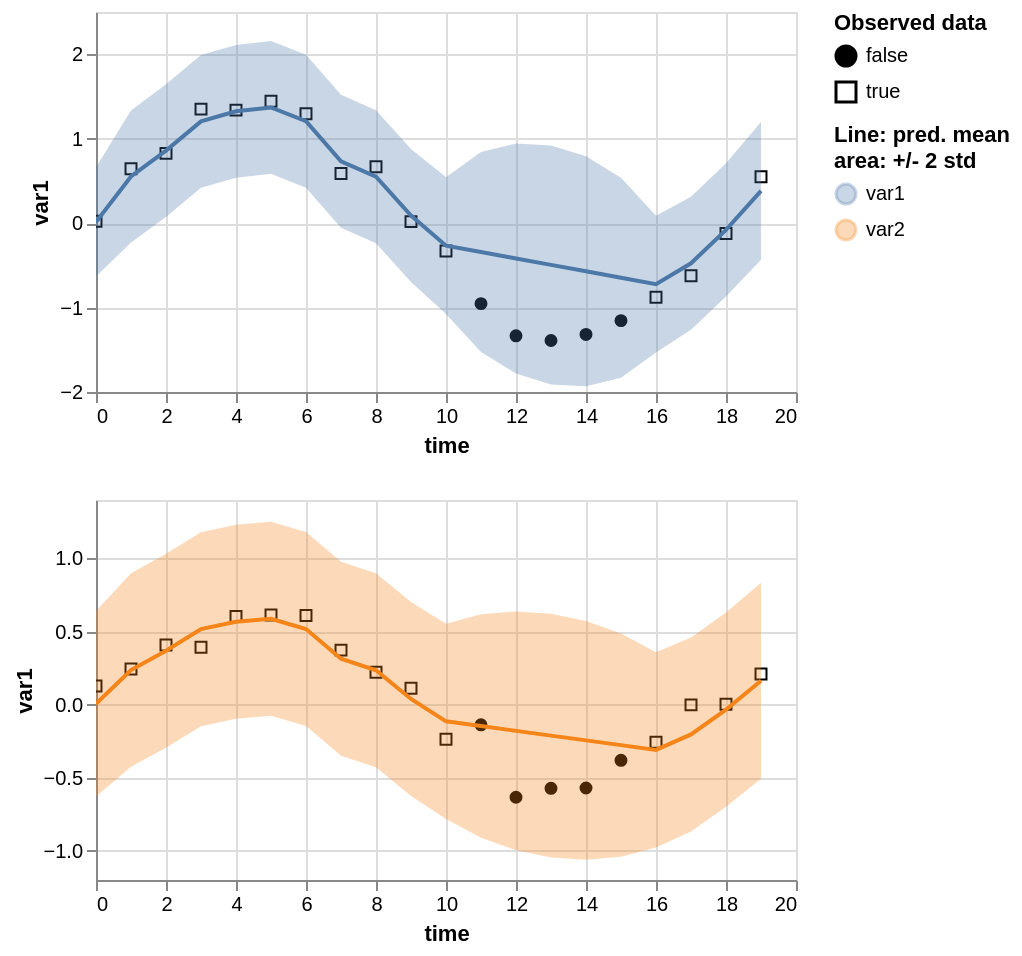

The Vega-Lite source for this figure:
### Vega-Lite specification from a JSON file in a GitHub repository (floating-point values rounded to 4 significant figures)
{"$schema": "https://vega.github.io/schema/vega-lite/v5.2.0.json", "config": {"view": {"continuousHeight": 300, "continuousWidth": 400}}, "datasets": {"data-48b700245a045a6c362f2d606ef0e6f8": [{"err_high": 0.641, "err_low": -0.6292, "is_present": true, "mean": 0.005881, "std": 0.3176, "time": 0, "value": 0.1272, "variable": "var2"}, {"err_high": 0.8988, "err_low": -0.4257, "is_present": true, "mean": 0.2365, "std": 0.3311, "time": 1, "value": 0.2443, "variable": "var2"}, {"err_high": 1.032, "err_low": -0.2954, "is_present": true, "mean": 0.3681, "std": 0.3317, "time": 2, "value": 0.4077, "variable": "var2"}, {"err_high": 1.18, "err_low": -0.1472, "is_present": true, "mean": 0.5163, "std": 0.3318, "time": 3, "value": 0.393, "variable": "var2"}, {"err_high": 1.231, "err_low": -0.09619, "is_present": true, "mean": 0.5673, "std": 0.3318, "time": 4, "value": 0.6035, "variable": "var2"}, {"err_high": 1.251, "err_low": -0.07641, "is_present": true, "mean": 0.5871, "std": 0.3318, "time": 5, "value": 0.6132, "variable": "var2"}, {"err_high": 1.181, "err_low": -0.1463, "is_present": true, "mean": 0.5172, "std": 0.3318, "time": 6, "value": 0.6092, "variable": "var2"}, {"err_high": 0.9774, "err_low": -0.3496, "is_present": true, "mean": 0.3139, "std": 0.3318, "time": 7, "value": 0.3727, "variable": "var2"}, {"err_high": 0.8987, "err_low": -0.4283, "is_present": true, "mean": 0.2352, "std": 0.3318, "time": 8, "value": 0.2219, "variable": "var2"}, {"err_high": 0.7024, "err_low": -0.625, "is_present": true, "mean": 0.03871, "std": 0.3319, "time": 9, "value": 0.1119, "variable": "var2"}, {"err_high": 0.554, "err_low": -0.7829, "is_present": true, "mean": -0.1144, "std": 0.3342, "time": 10, "value": -0.2372, "variable": "var2"}, {"err_high": 0.6174, "err_low": -0.9114, "is_present": false, "mean": -0.147, "std": 0.3822, "time": 11, "value": -0.1382, "variable": "var2"}, {"err_high": 0.6371, "err_low": -0.9962, "is_present": false, "mean": -0.1796, "std": 0.4083, "time": 12, "value": -0.6338, "variable": "var2"}, {"err_high": 0.6212, "err_low": -1.045, "is_present": false, "mean": -0.2121, "std": 0.4167, "time": 13, "value": -0.5726, "variable": "var2"}, {"err_high": 0.572, "err_low": -1.061, "is_present": false, "mean": -0.2447, "std": 0.4083, "time": 14, "value": -0.5707, "variable": "var2"}, {"err_high": 0.4872, "err_low": -1.042, "is_present": false, "mean": -0.2772, "std": 0.3822, "time": 15, "value": -0.381, "variable": "var2"}, {"err_high": 0.3586, "err_low": -0.9782, "is_present": true, "mean": -0.3098, "std": 0.3342, "time": 16, "value": -0.2576, "variable": "var2"}, {"err_high": 0.4598, "err_low": -0.8677, "is_present": true, "mean": -0.204, "std": 0.3319, "time": 17, "value": -0.001904, "variable": "var2"}, {"err_high": 0.6295, "err_low": -0.6981, "is_present": true, "mean": -0.0343, "std": 0.3319, "time": 18, "value": 0.002597, "variable": "var2"}, {"err_high": 0.8332, "err_low": -0.5067, "is_present": true, "mean": 0.1632, "std": 0.335, "time": 19, "value": 0.21, "variable": "var2"}], "data-98c0c474db0967964b1955b0404e15d5": [{"err_high": 0.6605, "err_low": -0.633, "is_present": true, "mean": 0.01372, "std": 0.3234, "time": 0, "value": 0.02184, "variable": "var1"}, {"err_high": 1.333, "err_low": -0.229, "is_present": true, "mean": 0.5519, "std": 0.3905, "time": 1, "value": 0.643, "variable": "var1"}, {"err_high": 1.645, "err_low": 0.0723, "is_present": true, "mean": 0.8589, "std": 0.3933, "time": 2, "value": 0.826, "variable": "var1"}, {"err_high": 1.991, "err_low": 0.4178, "is_present": true, "mean": 1.205, "std": 0.3934, "time": 3, "value": 1.35, "variable": "var1"}, {"err_high": 2.111, "err_low": 0.5369, "is_present": true, "mean": 1.324, "std": 0.3934, "time": 4, "value": 1.338, "variable": "var1"}, {"err_high": 2.157, "err_low": 0.5831, "is_present": true, "mean": 1.37, "std": 0.3934, "time": 5, "value": 1.444, "variable": "var1"}, {"err_high": 1.994, "err_low": 0.42, "is_present": true, "mean": 1.207, "std": 0.3934, "time": 6, "value": 1.294, "variable": "var1"}, {"err_high": 1.519, "err_low": -0.05442, "is_present": true, "mean": 0.7324, "std": 0.3934, "time": 7, "value": 0.5885, "variable": "var1"}, {"err_high": 1.336, "err_low": -0.2381, "is_present": true, "mean": 0.5487, "std": 0.3934, "time": 8, "value": 0.6666, "variable": "var1"}, {"err_high": 0.8782, "err_low": -0.6975, "is_present": true, "mean": 0.09032, "std": 0.3939, "time": 9, "value": 0.0177, "variable": "var1"}, {"err_high": 0.5422, "err_low": -1.076, "is_present": true, "mean": -0.267, "std": 0.4046, "time": 10, "value": -0.3292, "variable": "var1"}, {"err_high": 0.8418, "err_low": -1.528, "is_present": false, "mean": -0.343, "std": 0.5924, "time": 11, "value": -0.9537, "variable": "var1"}, {"err_high": 0.9423, "err_low": -1.78, "is_present": false, "mean": -0.419, "std": 0.6807, "time": 12, "value": -1.334, "variable": "var1"}, {"err_high": 0.9203, "err_low": -1.91, "is_present": false, "mean": -0.4949, "std": 0.7076, "time": 13, "value": -1.39, "variable": "var1"}, {"err_high": 0.7904, "err_low": -1.932, "is_present": false, "mean": -0.5709, "std": 0.6807, "time": 14, "value": -1.318, "variable": "var1"}, {"err_high": 0.5379, "err_low": -1.832, "is_present": false, "mean": -0.6469, "std": 0.5924, "time": 15, "value": -1.155, "variable": "var1"}, {"err_high": 0.08634, "err_low": -1.532, "is_present": true, "mean": -0.7229, "std": 0.4046, "time": 16, "value": -0.877, "variable": "var1"}, {"err_high": 0.3119, "err_low": -1.264, "is_present": true, "mean": -0.476, "std": 0.394, "time": 17, "value": -0.6234, "variable": "var1"}, {"err_high": 0.7082, "err_low": -0.8683, "is_present": true, "mean": -0.08004, "std": 0.3941, "time": 18, "value": -0.1224, "variable": "var1"}, {"err_high": 1.197, "err_low": -0.4351, "is_present": true, "mean": 0.3809, "std": 0.408, "time": 19, "value": 0.549, "variable": "var1"}]}, "params": [{"bind": "scales", "name": "param_17", "select": {"encodings": ["x"], "type": "interval"}, "views": ["view_7", "view_8"]}], "vconcat": [{"data": {"name": "data-98c0c474db0967964b1955b0404e15d5"}, "hconcat": [{"height": 190, "layer": [{"encoding": {"fill": {"field": "is_present", "legend": {"title": ["Observed data"]}, "scale": {"range": ["black", "#ffffff00"]}, "type": "nominal"}, "shape": {"field": "is_present", "type": "nominal"}, "x": {"axis": {"domain": true, "labels": true, "ticks": true, "title": "time"}, "field": "time", "type": "quantitative"}, "y": {"field": "value", "scale": {"zero": false}, "title": "var1", "type": "quantitative"}}, "mark": {"color": "black", "fillOpacity": 1, "strokeWidth": 1, "type": "point"}}, {"encoding": {"color": {"field": "variable", "legend": {"title": ["Line: pred. mean", "area: +/- 2 std"]}, "type": "nominal"}, "x": {"field": "time", "type": "quantitative"}, "y": {"field": "err_low", "scale": {"zero": false}, "title": "var1", "type": "quantitative"}, "y2": {"field": "err_high"}}, "mark": "errorband", "name": "view_7"}, {"encoding": {"color": {"field": "variable", "type": "nominal"}, "x": {"field": "time", "type": "quantitative"}, "y": {"field": "mean", "scale": {"zero": false}, "title": "var1", "type": "quantitative"}}, "mark": "line"}], "title": "", "width": 350}]}, {"data": {"name": "data-48b700245a045a6c362f2d606ef0e6f8"}, "hconcat": [{"height": 190, "layer": [{"encoding": {"fill": {"field": "is_present", "legend": {"title": ["Observed data"]}, "scale": {"range": ["black", "#ffffff00"]}, "type": "nominal"}, "shape": {"field": "is_present", "type": "nominal"}, "x": {"axis": {"domain": true, "labels": true, "ticks": true, "title": "time"}, "field": "time", "type": "quantitative"}, "y": {"field": "value", "scale": {"zero": false}, "title": "var1", "type": "quantitative"}}, "mark": {"color": "black", "fillOpacity": 1, "strokeWidth": 1, "type": "point"}}, {"encoding": {"color": {"field": "variable", "legend": {"title": ["Line: pred. mean", "area: +/- 2 std"]}, "type": "nominal"}, "x": {"field": "time", "type": "quantitative"}, "y": {"field": "err_low", "scale": {"zero": false}, "title": "var1", "type": "quantitative"}, "y2": {"field": "err_high"}}, "mark": "errorband", "name": "view_8"}, {"encoding": {"color": {"field": "variable", "type": "nominal"}, "x": {"field": "time", "type": "quantitative"}, "y": {"field": "mean", "scale": {"zero": false}, "title": "var1", "type": "quantitative"}}, "mark": "line"}], "title": "", "width": 350}]}]}
